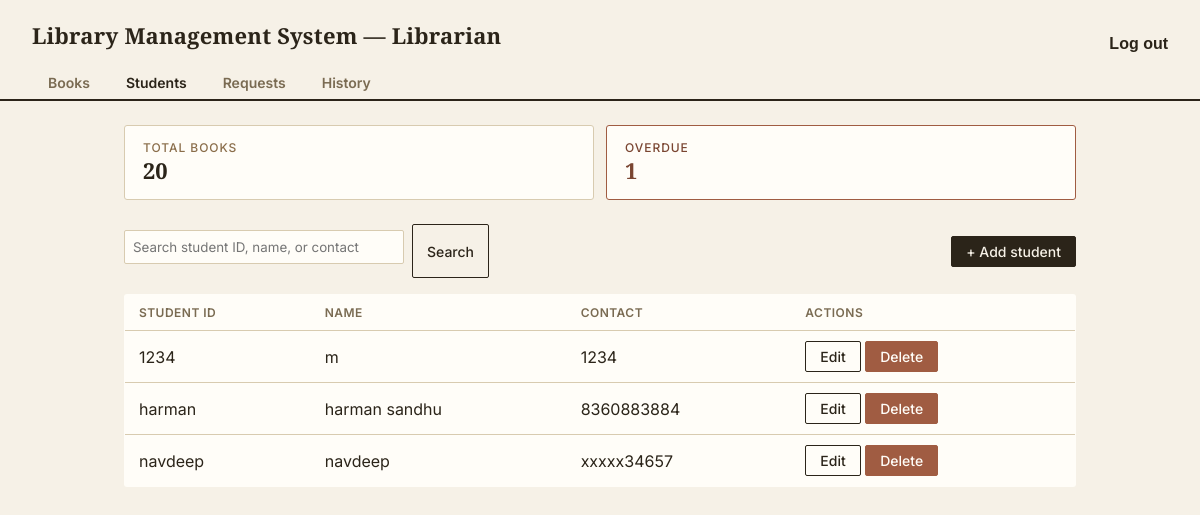
/miniapp/librarian/students/ (signed in), run on the app's committed database.
### miniapp/models.py (models this page shows, shortened)
class Student(models.Model):
    user = models.OneToOneField(User, on_delete=models.CASCADE)
    student_id = models.CharField(max_length=20, unique=True)
    full_name = models.CharField(max_length=200)
    contact = models.CharField(max_length=100, blank=True)
    class Meta:
        ordering = ['student_id']

### miniapp/views.py (the view)
# urls.py: path('librarian/students/', views.librarian_student_list, name='librarian_student_list'),
@login_required
@user_passes_test(is_librarian)
def librarian_student_list(request):
    query = request.GET.get('q', '')
    students = Student.objects.all()
    if query:
        students = students.filter(
            Q(student_id__icontains=query) | Q(full_name__icontains=query) | Q(contact__icontains=query)
        )
    return render(request, 'librarian/student_list.html', {'students': students, 'query': query})

### miniapp/context_processors.py (called while the page is built)
def librarian_stats(request):
    if request.user.is_authenticated and request.user.is_staff:
        pending_count = IssueRecord.objects.filter(status__in=['requested', 'reserved']).count()
        total_books = Book.objects.count()
        overdue_count = IssueRecord.objects.filter(
            status='issued', due_date__lt=datetime.date.today()
        ).count()
        return {
            'pending_requests_count': pending_count,
            'total_books_count': total_books,
            'overdue_count': overdue_count,
        }
    return {}

### miniapp/views.py (called while the page is built)
def is_librarian(user):
    return user.is_staff

### miniapp/templates/librarian/student_list.html (shortened to what this page needs)
{% extends 'librarian/base.html' %}
{% block content %}
<div style="display:flex; justify-content:space-between; align-items:center; margin-bottom:16px; flex-wrap:wrap; gap:10px;">
    <form method="get" style="display:flex; gap:8px; flex-wrap:wrap;">
        <input type="text" name="q" placeholder="Search student ID, name, or contact" value="{{ query }}" style="width:280px; max-width:100%; padding:8px; border-radius:2px;">
        <button class="btn btn-secondary" type="submit">Search</button>
    </form>
    <a href="{% url 'librarian_student_add' %}" class="btn btn-primary">+ Add student</a>
</div>
<table>
    <tr>
        <th>Student ID</th>
        <th>Name</th>
        <th>Contact</th>
        <th>Actions</th>
    </tr>
    {% for student in students %}
    <tr>
        <td data-label="Student ID">{{ student.student_id }}</td>
        <td data-label="Name">{{ student.full_name }}</td>
        <td data-label="Contact">{{ student.contact|default:"—" }}</td>
        <td data-label="Actions">
            <a href="{% url 'librarian_student_edit' student.pk %}" class="btn btn-secondary">Edit</a>
            <a href="{% url 'librarian_student_delete' student.pk %}" class="btn btn-danger">Delete</a>
        </td>
    </tr>
    {% empty %}
    <tr><td colspan="4">No students found.</td></tr>
    {% endfor %}
</table>
{% endblock %}

### miniapp/templates/librarian/base.html (style rules this page uses)
:root { --paper: #F6F1E7; --card: #FFFDF8; --ink: #2B2419; --line: #D8CBB0; --muted: #7A6B52; --eyebrow: #8A6D4A; --good-border: #6B7F5E; --good-text: #4A5C3E; --warn-border: #A05C42; --warn-text: #7A4531; --wait-border: #5C6B7A; --wait-text: #445162; }
* { box-sizing: border-box; }
body { font-family: 'Inter', -apple-system, sans-serif; background:var(--paper); color:var(--ink); margin:0; }
table { width:100%; border-collapse:collapse; background:var(--card); color:var(--ink); border:1px solid var(--line); border-radius:3px; overflow:hidden; }
th, td { padding:10px 14px; text-align:left; border-bottom:1px solid var(--line); }
th { background:transparent; font-family:'Inter', sans-serif; font-size:12px; text-transform:uppercase; letter-spacing:0.04em; color:var(--muted); font-weight:600; }
.btn { display:inline-block; padding:6px 14px; border-radius:2px; text-decoration:none; font-size:14px; font-weight:500; font-family:'Inter', sans-serif; border:1.5px solid transparent; cursor:pointer; }
.btn-primary { background:var(--ink); border-color:var(--ink); color:var(--paper); }
.btn-secondary { background:transparent; color:var(--ink); border-color:var(--ink); }
.btn-danger { background:var(--warn-border); border-color:var(--warn-border); color:var(--card); }
form input, form textarea, form select { width:100%; padding:8px; margin:6px 0 14px; border-radius:2px; border:1.5px solid var(--line); background:var(--card); color:var(--ink); box-sizing:border-box; font-family:'Inter', sans-serif; }

### data on the page
Student: student_id "1234", full_name "m", contact "1234"
Student: student_id "harman", full_name "harman sandhu", contact "8360883884"
Student: student_id "navdeep", full_name "navdeep", contact "xxxxx34657"

### other printed values
{{ total_books_count }} "20"
{{ overdue_count }} "1"
